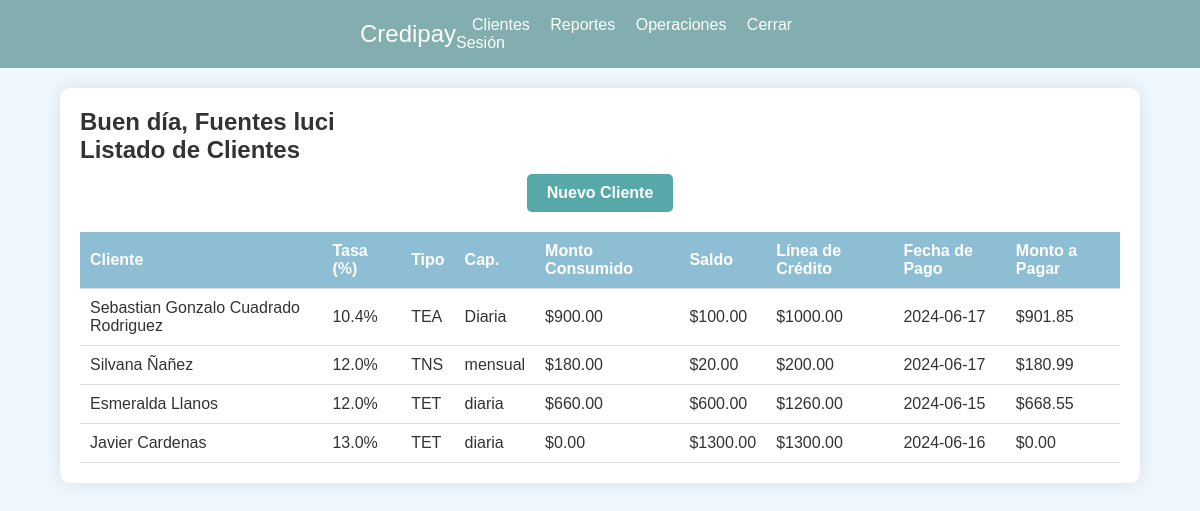
Page /principal (signed in) on the earlier database version.
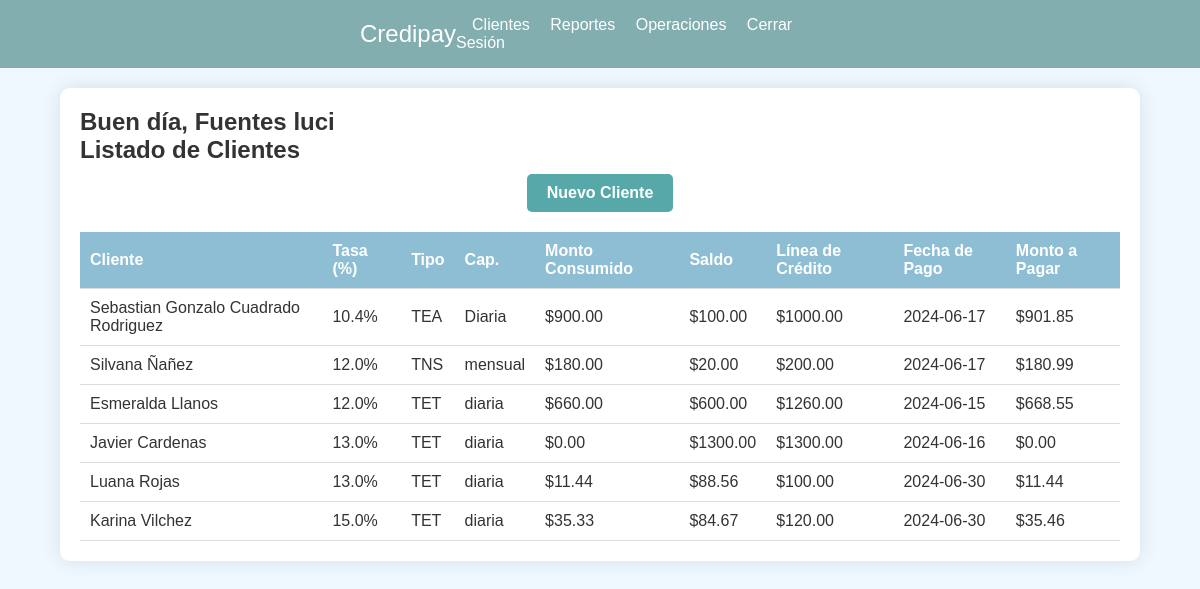
Same page on the later database version.
### tables this page shows
CREATE TABLE clients (
            id INTEGER PRIMARY KEY AUTOINCREMENT,
            user_id INTEGER NOT NULL,
            first_name TEXT NOT NULL,
            last_name TEXT NOT NULL,
            phone TEXT NOT NULL,
            dni TEXT NOT NULL,
            rate REAL NOT NULL,
            rate_type TEXT NOT NULL,
            capitalization TEXT NOT NULL,
            credit_line REAL NOT NULL,
            payment_date TEXT NOT NULL,
            late_rate REAL NOT NULL,
            FOREIGN KEY (user_id) REFERENCES users (id)
        );

### app.py (the view)
@app.route('/principal', methods=['GET', 'POST'])
def principal():
    if 'user_id' not in session:
        return redirect(url_for('login'))
    user_id = session['user_id']
    first_name = session.get('first_name')
    last_name = session.get('last_name')
    clients = get_clients_for_user(user_id)
    print(f"Sesión: first_name={first_name}, last_name={last_name}")
    return render_template('principal.html', first_name=first_name, last_name=last_name, clients=clients)

### templates/principal.html (shortened to what this page needs)
<!DOCTYPE html>
<html lang="es">
<head>
    <link rel="stylesheet" href="static/styles2.css">
</head>
<body>
    <nav class="navbar">
        <div class="navbar-container">
            <a href="/principal" class="navbar-brand">Credipay</a>
            <div class="navbar-links">
                <a href="/clientes">Clientes</a>
                <a href="/reportes">Reportes</a>
                <a href="/operaciones">Operaciones</a>
                <a href="/login">Cerrar Sesión</a>
            </div>
        </div>
    </nav>
    <div class="container">
        <div class="welcome-message">
            <h2>Buen día, {{ first_name }} {{ last_name }}</h2>
        </div>
        <h2>Listado de Clientes</h2>
        <div class="boton">
            <a href="/newcustomer" class="btn">Nuevo Cliente</a>
        </div>
        <table class="client-table">
            <thead>
                <tr>
                    <th>Cliente</th>
                    <th>Tasa (%)</th>
                    <th>Tipo</th>
                    <th>Cap.</th>
                    <th>Monto Consumido</th>
                    <th>Saldo</th>
                    <th>Línea de Crédito</th>
                    <th>Fecha de Pago</th>
                    <th>Monto a Pagar</th>
                </tr>
            </thead>
            <tbody>
                {% for client in clients %}
                <tr>
                    <td>{{ client[1] }} {{ client[2] }}</td>
                    <td>{{ client[5] }}%</td>
                    <td>{{ client[6] }}</td>
                    <td>{{ client[7] }}</td>
                    <td>${{ '%.2f' % client[11] }}</td>
                    <td>${{ '%.2f' % client[12] }}</td>
                    <td>${{ '%.2f' % client[8] }}</td>
                    <td>{{ client[9] }}</td>
                    <td>${{ '%.2f' % client[13] }}</td>
                </tr>
                {% endfor %}
            </tbody>
        </table>
    </div>
</body>
</html>

### static/styles2.css (style rules this page uses)
* { margin: 0; padding: 0; box-sizing: border-box; }
body { font-family:'Trebuchet MS', 'Lucida Sans Unicode', 'Lucida Grande', 'Lucida Sans', Arial, sans-serif; background-color: #f0f8ff; color: #333; }
.navbar { background-color: #508d8caf; padding: 1rem; padding-left: 360px; padding-right: 360px; }
.navbar-container { display: flex; justify-content: space-between; align-items: center; }
.navbar-brand { color: white; text-decoration: none; font-size: 1.5rem; }
.navbar-links a { color: white; text-decoration: none; margin-left: 1rem; }
.container { margin: 20px auto; width: 90%; max-width: 1200px; background-color: #ffffff; border-radius: 10px; box-shadow: 0 0 20px rgba(0, 0, 0, 0.1); overflow: hidden; padding: 20px; }
.client-table { width: 100%; border-collapse: collapse; margin-top: 20px; }
.client-table th, .client-table td { padding: 10px; text-align: left; border-bottom: 1px solid #ddd; }
.client-table th { background-color: #4a97bb9f; color: #ffffff; }
.boton { text-align: center; }
.boton .btn { background-color: #56a9a8; color: #ffffff; padding: 10px 20px; border: none; border-radius: 5px; font-weight: bold; text-decoration: none; margin-top: 10px; display: inline-block; }

Differences in the rows shown:
added clients: first_name "Luana", last_name "Rojas", rate "13.0", rate_type "TET", capitalization "diaria", value "11.44", value "88.56", credit_line "100.00", payment_date "2024-06-30"
added clients: first_name "Karina", last_name "Vilchez", rate "15.0", rate_type "TET", capitalization "diaria", value "35.33", value "84.67", credit_line "120.00", payment_date "2024-06-30", value "35.46"
